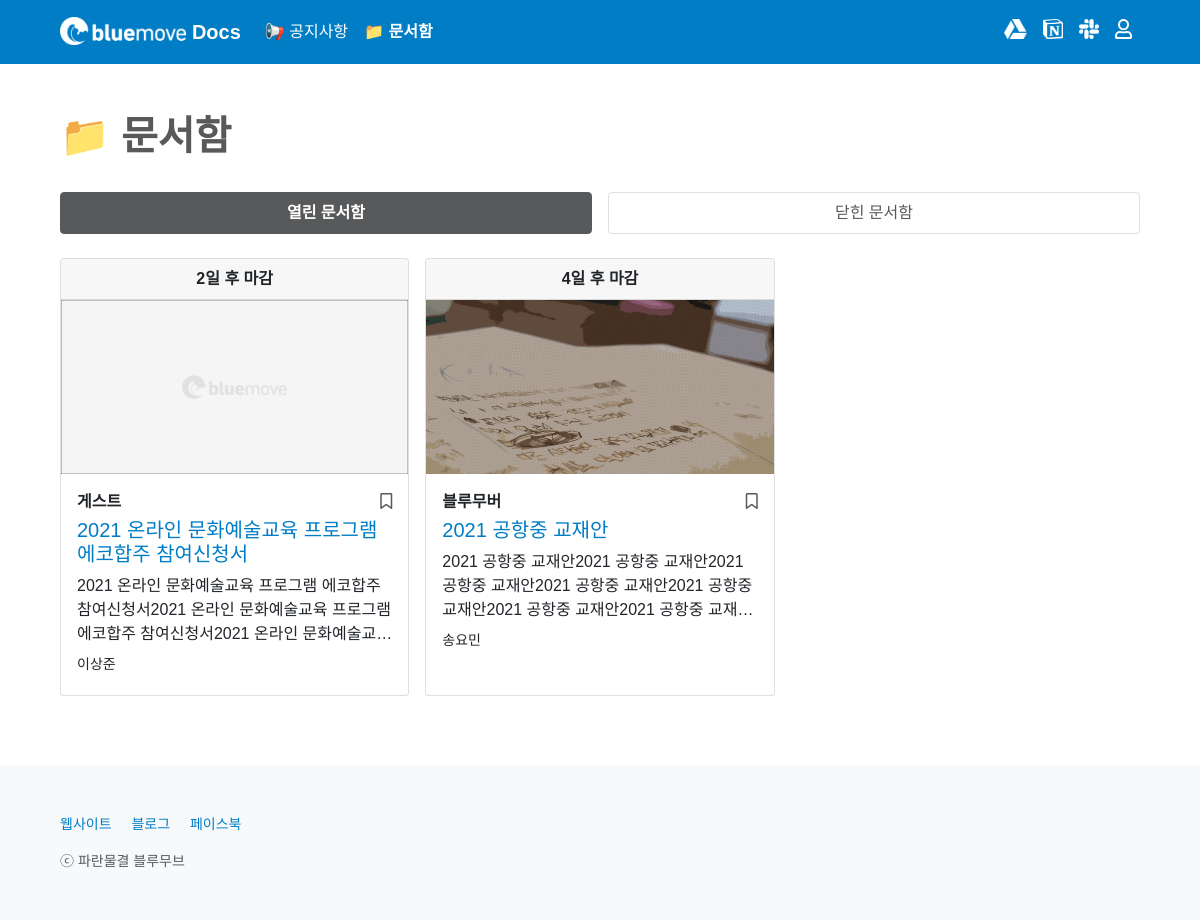
/box/, run on an earlier commit of the app's database.
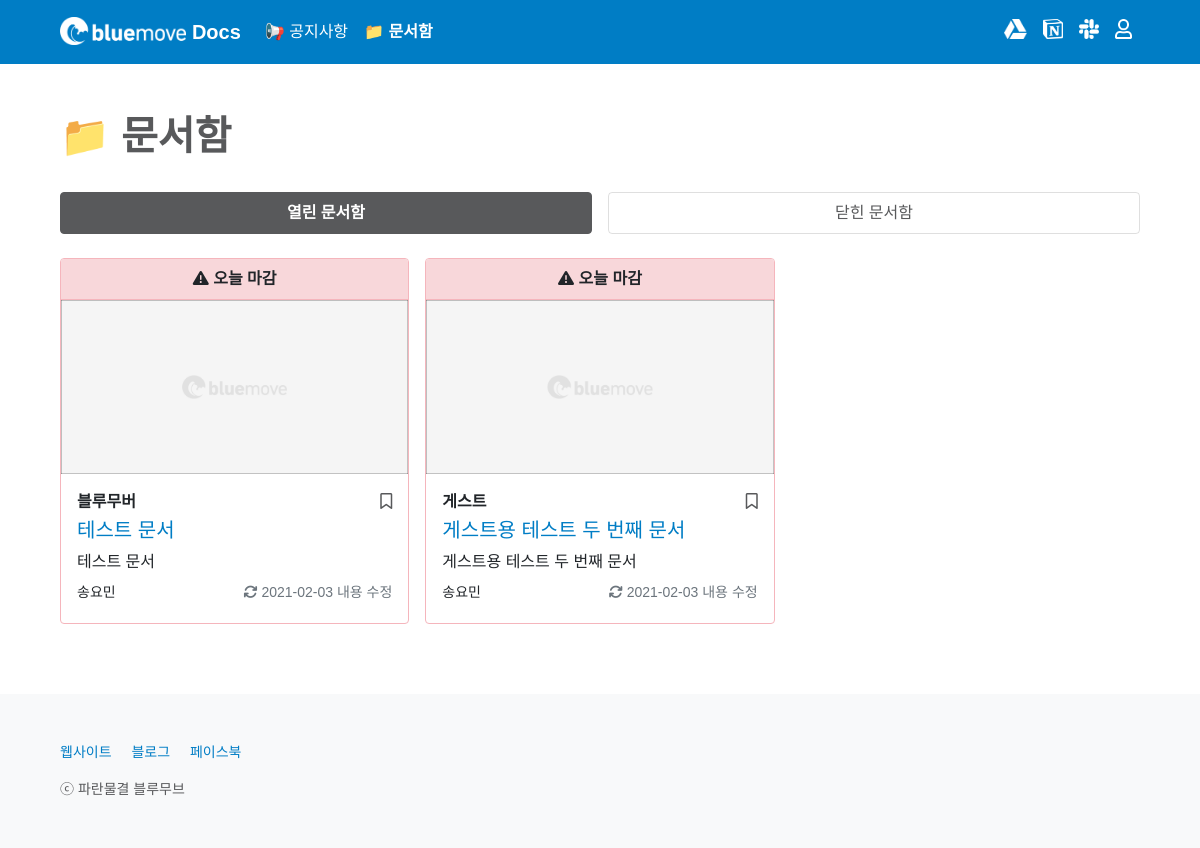
And on a later commit of the database.
### box/models.py (models this page shows, shortened)
class Box(models.Model):
    CATEGORY_CHOICES = {
        ('bluemover', '블루무버'),
        ('guest', '게스트'),
    }
    title = models.CharField(max_length = 50)
    writer = models.ForeignKey(User, on_delete=models.CASCADE)
    category = models.CharField(max_length = 50, choices = CATEGORY_CHOICES)
    prefix = models.CharField(max_length = 50, null = True, blank = True)
    folder_id = models.CharField(max_length = 100, null = True, blank = True)
    document_id = models.CharField(max_length = 300)
    channel_id = models.CharField(max_length = 50)
    deadline = models.DateField()
    deadline_update_flag = models.BooleanField(default = False)
    content = RichTextField()
    content_update_flag = models.BooleanField(default = False)
    image = models.ImageField(upload_to='images/', null = True, blank = True)
    created_at = models.DateField(auto_now_add = True)
    updated_at = models.DateField(auto_now = True)
    box_favorite_user_set = models.ManyToManyField(User, blank = True, related_name="box_favorite_user_set", through="Favorite")
    @property
    def deadline_is_tomorrow(self):
        return datetime.date.today() + datetime.timedelta(days = 1) == self.deadline
    @property
    def deadline_is_today(self):
        return datetime.date.today() == self.deadline
    @property
    def deadline_is_over(self):
        return datetime.date.today() > self.deadline
    @property
    def days_left_until_deadline(self):
        return self.deadline - datetime.date.today()

### box/views.py (the view)
# urls.py: path('', main, name='main'),
def main(request):
    if request.user.is_authenticated:
        profile = Profile.objects.get(user=request.user)
        if not profile.info_update_flag == True:
            return redirect('users:write_info', request.user.id)
        else:
            None
    else:
        None
    opened_boxes = Box.objects.filter(deadline__gte=datetime.date.today()).order_by('deadline')
    closed_boxes = Box.objects.filter(deadline__lt=datetime.date.today()).order_by('deadline')
    page = request.GET.get('page', 1)
    opened_paginator = Paginator(opened_boxes, 9)
    closed_paginator = Paginator(closed_boxes, 9)
    try:
        opened_boxes = opened_paginator.page(page)
        closed_boxes = closed_paginator.page(page)
    except PageNotAnInteger:
        opened_boxes = opened_paginator.page(1)
        closed_boxes = closed_paginator.page(1)
    except EmptyPage:
        opened_boxes = opened_paginator.page(opened_paginator.num_pages)
        closed_boxes = closed_paginator.page(closed_paginator.num_pages)
    return render(request, 'box/main.html', {'opened_boxes': opened_boxes, 'closed_boxes': closed_boxes})

### box/templates/box/main.html (shortened to what this page needs)
{% extends 'base.html' %}
{% block content %}
{% include 'shared/_navbar4box.html' %}
<main class="px-2 px-md-5">
    <div class="container-md mt-5">
        <h1 class="mb-4" style="font-weight: 600; color: #58595B;">📁 문서함</h1>
        {% include 'shared/_boxcard.html' %}
    </div>
</main>
{% endblock %}

### home/templates/shared/_boxcard.html (shortened to what this page needs)
<div class="pt-2">
    <ul class="nav nav-pills mb-3 nav-justified gap-3" id="pills-tab" role="tablist">
        <li class="nav-item mb-2" id="forBoxCSS" role="presentation">
            <a class="nav-link active" id="pills-opened-tab" data-bs-toggle="pill" href="#pills-opened" role="tab" aria-controls="pills-opened" aria-selected="true">열린 문서함</a>
        </li>
        <li class="nav-item mb-2" id="forBoxCSS" role="presentation">
            <a class="nav-link" id="pills-closed-tab" data-bs-toggle="pill" href="#pills-closed" role="tab" aria-controls="pills-closed" aria-selected="false">닫힌 문서함</a>
        </li>
    </ul>
</div>
<div class="tab-content" id="pills-tabContent">
    <div class="tab-pane fade show active" id="pills-opened" role="tabpanel" aria-labelledby="pills-opened-tab">
        <div class="row row-cols-1 row-cols-lg-3 row-cols-md-2 g-3" id="insideOpenedTab">
            {% for box in opened_boxes %}
            {% if box.deadline_is_over %}
            <div style="display: none;">
            {% else %}
            <div class="col">
            {% endif %}
                {% include 'shared/_boxcard_tabdata.html' %}
            </div>
            {% empty %}
            <div class="col" id="openedEmptyFlag"></div>
            <div class="col text-center"><br><h2 style="color: #CCCCCC; font-weight: 600;"><i class="far fa-folder-open"></i> 비어 있어요!</h2><p>열린 문서함이 없습니다.</p></div>
            {% endfor %}
        </div>
    </div>
</div>

### home/templates/shared/_boxcard_tabdata.html (shortened to what the changed rows need)
{% if box.deadline_is_tomorrow %}
<div class="card h-100" style="border: 1px solid #FFD969;">
{% elif box.deadline_is_today %}
<div class="card h-100" style="border: 1px solid #F5B5BC;">
{% elif box.deadline_is_over %}
<div class="card h-100" style="border: 1px solid #bcbebf;">
{% else %}
<div class="card h-100">
{% endif %}
    {% if box.deadline_is_tomorrow %}
    <div class="card-header d-flex justify-content-center" style="background-color: #fff3cd; border-bottom: 1px solid #FFD969;">
        <p class="m-0" style="font-weight: 600;">
            <i class="fas fa-exclamation-triangle"></i>
            {% if box.deadline_update_flag %}
            내일 마감 (일정 변경)
            {% else %}
            내일 마감
            {% endif %}
        </p>
    </div>
    {% elif box.deadline_is_today %}
    <div class="card-header d-flex justify-content-center" style="background-color: #f8d7da; border-bottom: 1px solid #F5B5BC;">
        <p class="m-0" style="font-weight: 600;">
            <i class="fas fa-exclamation-triangle"></i>
            {% if box.deadline_update_flag %}
            오늘 마감 (일정 변경)
            {% else %}
            오늘 마감
            {% endif %}
        </p>
    </div>
    {% else %}
    <div class="card-header d-flex justify-content-center">
        <p class="m-0" style="font-weight: 600;">
            {% if box.days_left_until_deadline.days > 7 %}
                {% if box.deadline_update_flag %}
                {{ box.deadline|date:'Y-m-d' }} 마감 (일정 변경)
                {% else %}
                {{ box.deadline|date:'Y-m-d' }} 마감
                {% endif %}
            {% else %}
                {% if box.deadline_update_flag %}
                {{ box.days_left_until_deadline.days }}일 후 마감 (일정 변경)
                {% else %}
                {{ box.days_left_until_deadline.days }}일 후 마감
                {% endif %}
            {% endif %}
        </p>
    </div>
    {% endif %}
    <div class="ratio" style="--aspect-ratio: 50%; position: relative; text-align: center;">
        <a href="{% url 'box:read' box.id %}{{ request.get_full_path|cut:request.path }}" onclick="openBox{{ box.id }}({{ box.id }});">
            <img src="
                {% if box.image %}
                    {{ box.image.url }}
                {% else %}
                    /static/images/1800x900-default.png
                {% endif %}
            " class="card-img-top hide{{ box.id }}-01" alt="문서함 이미지" style="height: 100%; object-fit: cover; object-position: 50% 50%; border-top-left-radius: 0; border-top-right-radius: 0;">
        </a>
    </div>
    <div class="card-body mb-1">
        <div class="d-flex w-100 justify-content-between">
            <p class="card-text mb-1" style="font-weight: 600;">
                {% if box.category == 'bluemover' %}
                    블루무버
                {% elif box.category == 'guest' %}
                    게스트
                {% else %}
                    알 수 없음
                {% endif %}
            </p>
            {% if user.is_authenticated %}
            {% if not request.path == '/box/' %}
            <a class="bookmark" href="{% url 'box:box_favorite' box.id %}?next={{ request.get_full_path }}#boxListPosition">
            {% else %}
            <a class="bookmark" href="{% url 'box:box_favorite' box.id %}?next={{ request.get_full_path }}">
            {% endif %}
                {% if user in box.box_favorite_user_set.all %}
                <p class="mb-1"><i class="fas fa-bookmark"></i></p>
                {% else %}
                <p class="mb-1"><i class="far fa-bookmark"></i></p>
                {% endif %}
            </a>
            {% else %}
            <a type="button" class="bookmark" data-bs-toggle="modal" data-bs-target="#listloginModal">
                <p class="mb-1"><i class="far fa-bookmark"></i></p>
            </a>
            {% endif %}
        </div>
        <h5 class="card-title" style="overflow: hidden; text-overflow: ellipsis; display: -webkit-box; -webkit-line-clamp: 2; -webkit-box-orient: vertical;"><a href="{% url 'box:read' box.id %}{{ request.get_full_path|cut:request.path }}" onclick="openBox{{ box.id }}({{ box.id }});">{{ box.title }}</a></h5>
        <p class="card-text mb-2" style="overflow: hidden; text-overflow: ellipsis; display: -webkit-box; -webkit-line-clamp: 3; -webkit-box-orient: vertical;">
            {{ box.content|striptags|safe }}
        </p>
        <div class="d-flex w-100 justify-content-between">
            <small>{{ box.writer.last_name }}{{ box.writer.first_name }}</small>
            <small style="color: #6C757D;">
                {% if box.content_update_flag %}
                <i class="fas fa-sync"></i> {{ box.updated_at|date:'Y-m-d' }} 내용 수정
                {% endif %}
            </small>
        </div>
    </div>
</div>

What changed in the data, as far as the page shows it:
removed Box: days_left_until_deadline.days "2", category "게스트", title "2021 온라인 문화예술교육 프로그램 에코합주 참여신청서", content "2021 온라인 문화예술교육 프로그램 에코합주 참여신청서2021 온라인 문화예술교육 프로그램 에코합주 참여신청서2021 온라인…", writer.last_name "이", writer.first_name "상준"
removed Box: days_left_until_deadline.days "4", image (picture), category "블루무버", title "2021 공항중 교재안", content "2021 공항중 교재안2021 공항중 교재안2021 공항중 교재안2021 공항중 교재안2021 공항중 교재안2021 공항중 교재안2021…", writer.last_name "송", writer.first_name "요민"
added Box: deadline "2021-02-03" (drawn), category "블루무버", title "테스트 문서", content "테스트 문서", writer.last_name "송", writer.first_name "요민", updated_at "2021-02-03"
added Box: deadline "2021-02-03" (drawn), category "게스트", title "게스트용 테스트 두 번째 문서", content "게스트용 테스트 두 번째 문서", writer.last_name "송", writer.first_name "요민", updated_at "2021-02-03"
